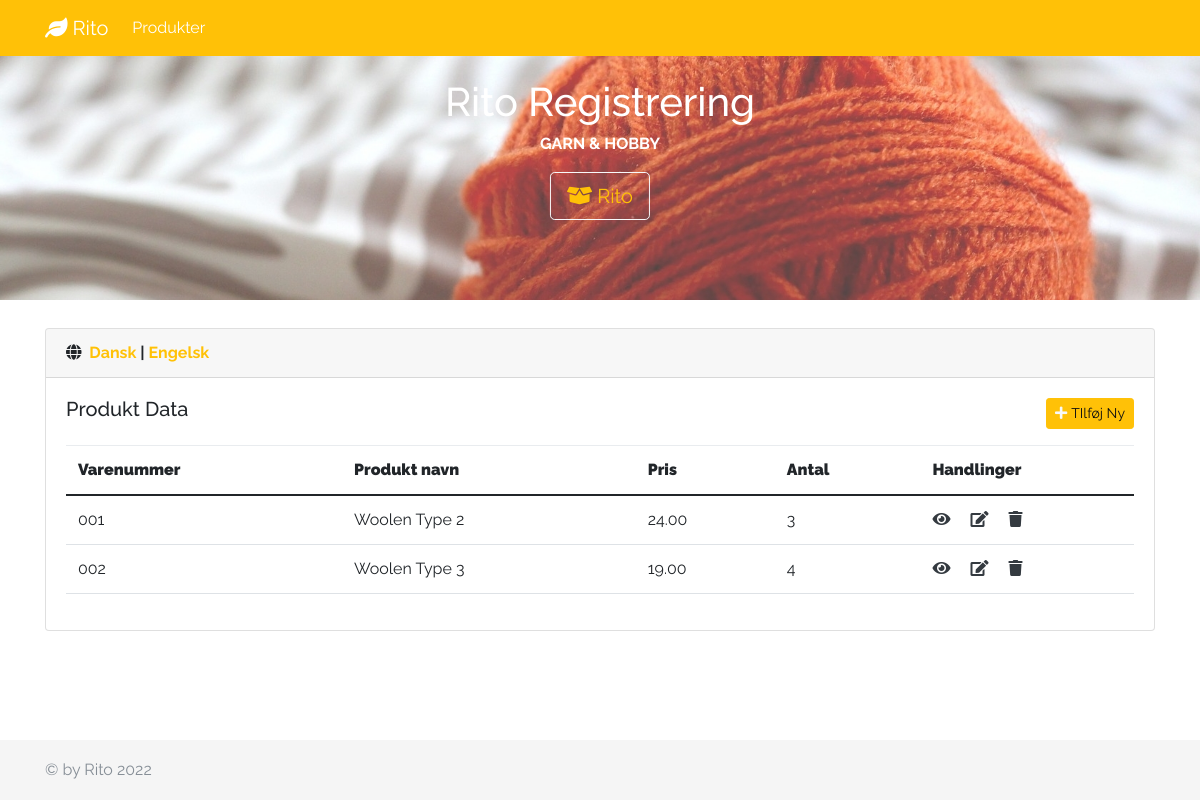
The page / on the database its author committed.
### tables this page shows
CREATE TABLE `products` (
  `id` int(10) NOT NULL,
  `barcode` varchar(100) NOT NULL,
  `name` varchar(100) NOT NULL,
  `price` float NOT NULL,
  `qty` int(10) NOT NULL DEFAULT '0',
  `image` varchar(1024) DEFAULT NULL,
  `short_descript` text,
  `long_descript` text

);

### languages/den.php (called while the page is built)
<?php
$lang = array(
    'meta_title' => 'Rito i PHP and PDO',
    'meta_description' => 'Rito varer registrering',
    'meta_keywords' => 'Multi-Lingual,Blog,PHP,MySQLi',
    'author' => 'Sang',
    'english' => 'Engelsk',
    'danish' => 'Dansk',
    'logo' => 'Rito',
    'id' => 'ID',
    'Product details' => 'Produkt detaljer',
    'products' => 'Produkter',
    'product name' => 'Produkt navn',
    'product Data' => 'Produkt Data',
    'price' => 'Pris',
    'qty' => 'Antal',
    'image' => 'Billede',
    'view' => 'Vis',
    'update' => 'Opdate',
    'save' => 'Gem',
    'back' => 'Tilbage',
    '© by Rito' => '© by Rito',
    'add' => 'TIlføj Ny',
    'add new product' => 'Tilføj Ny Produkt',
    'edit' => 'redigere',
    'delete' => 'Slet',
    'cancel' => 'Annullere',
    'delete_text' => 'Er du sikker på, at du vil slette',
    'title' => 'Overskrift',
    'name' => 'Navn',
    'item_number' => 'Varenummer',
    'short_description' => 'Kort beskrivelse',
    'long_description' => 'Lang beskrivelse',
    'actions' => 'Handlinger',
    'rito' => 'Rito',
    'rito Registration' => 'Rito Registrering',
    'GARN & HOBBY' => 'GARN & HOBBY',
    'add_success' => 'Varen er blevet tilføjet',
    'add_fail' => 'Mislykket',
    'edit_success' => 'Opdateringen er gennemført',
    'edit_fail' => 'Opdateringen er mislykket',
    'delete_success' => 'Slettelsen er gennemført',
    'delete_fail' => 'Mislykket',
    'search_text' => 'Søg',
    'short_descript_text' => 'Angiv en kort beskrivelse',
    'long_descript_text' => 'Angiv en lang beskrivelse',
    'enter_item_number' => 'Angiv varenummer',
    'enter_product_name' => 'Intast produktnavn',
    'enter_product_price' => 'Angiv pris',
    'enter_product_qty' => 'Angiv antal',
    'image URL' => 'Billede URL'
);

### index.php (the view, shortened to what this page needs)
<?php
require("inc/db.php");
try {
    $sql = "SELECT * FROM products";
    $result = $conn->query($sql);
} catch (Exception $e) {
    echo "Error" . $e->getMessage();
    exit();
}
?>
<?php include("inc/header.php") ?>
<div class="container mt-2">
    <div class="card">
        <div class="card-header">
            <strong><i class="fa fa-globe pr-1" aria-hidden="true"></i>
                <a href="index.php?lang=den" style="text-decoration : none; color:#FFC106"><?php echo $lang['danish'] ?></a> |
                <a href="index.php?lang=en" style="text-decoration : none; color:#FFC106"><?php echo $lang['english'] ?></a>
            </strong>
        </div>
        <div class="card-body">
            <div class="row">
                <div class="col-md-12">
                    <h5 class="card-title float-left"><?php echo $lang['product Data'] ?></h5>
                    <a href="create.php" class="btn btn-sm btn-warning float-right mb-3" data-bs-toggle="tooltip" data-bs-placement="bottom" title="Add new item">
                        <i class="fa fa-plus pr-1 text-light"></i><?php echo $lang['add'] ?> </a>
                </div>
            </div>
            <table class="table table-hover">
                <thead>
                    <tr>
                        <th> <strong><?php echo $lang['item_number'] ?></strong></th>
                        <th> <strong><?php echo $lang['product name'] ?></strong></th>
                        <th> <strong><?php echo $lang['price'] ?></strong></th>
                        <th> <strong><?php echo $lang['qty'] ?></strong></th>
                        <th style="width: 20%;"> <strong><?php echo $lang['actions'] ?></strong></th>
                    </tr>
                </thead>
                <tbody>
                    <?php if ($result->rowCount() > 0) : ?>
                        <?php foreach ($result as $product) : ?>
                            <tr>
                                <td><?= $product['barcode'] ?> </td>
                                <td> <?= $product['name'] ?> </td>
                                <td> <?= number_format($product['price'], 2) ?></td>
                                <td><?= $product['qty'] ?></td>
                                <td>
                                    <a href="show.php?id=<?= $product['id'] ?>" class="text-dark mr-3" data-bs-toggle="tooltip" data-bs-placement="bottom" title="View item">
                                        <i class="fa fa-eye" aria-hidden="true"></i>
                                    </a>
                                    <a href="edit.php?id=<?= $product['id'] ?>" class="text-dark mr-3" data-bs-toggle="tooltip" data-bs-placement="bottom" title="Edit item">
                                        <i class="fa fa-edit"></i></a>
                                    <a href="#" class="text-dark" data-toggle="modal" data-target="#modal-delete-<?= $product['id'] ?>" data-bs-toggle="tooltip" data-bs-placement="bottom" title="Delete item">
                                        <i class="fa fa-trash"></i></a>
                                </td>
                            </tr>
                        <?php endforeach ?>
                    <?php endif ?>
                </tbody>
            </table>
        </div>
    </div>
    <br>
</div>
<?php include("inc/footer.php") ?>

### css/style.css (style rules this page uses)
html { position: relative; min-height: 100%; }
body { margin-bottom: 60px; font-family: 'Raleway', sans-serif; }
body > .container { padding: 20px 15px 0; }

### rows shown on the page
products: barcode "001", name "Woolen Type 2", price "24.00", qty "3"
products: barcode "002", name "Woolen Type 3", price "19.00", qty "4"

### other values the page prints
$lang['rito'] "Rito"
$lang['products'] "Produkter"
$lang['rito Registration'] "Rito Registrering"
$lang['GARN & HOBBY'] "GARN & HOBBY"
$lang['danish'] "Dansk"
$lang['english'] "Engelsk"
$lang['product Data'] "Produkt Data"
$lang['add'] "TIlføj Ny"
$lang['item_number'] "Varenummer"
$lang['product name'] "Produkt navn"
$lang['price'] "Pris"
$lang['qty'] "Antal"
$lang['actions'] "Handlinger"
$lang['© by Rito'] "© by Rito"
